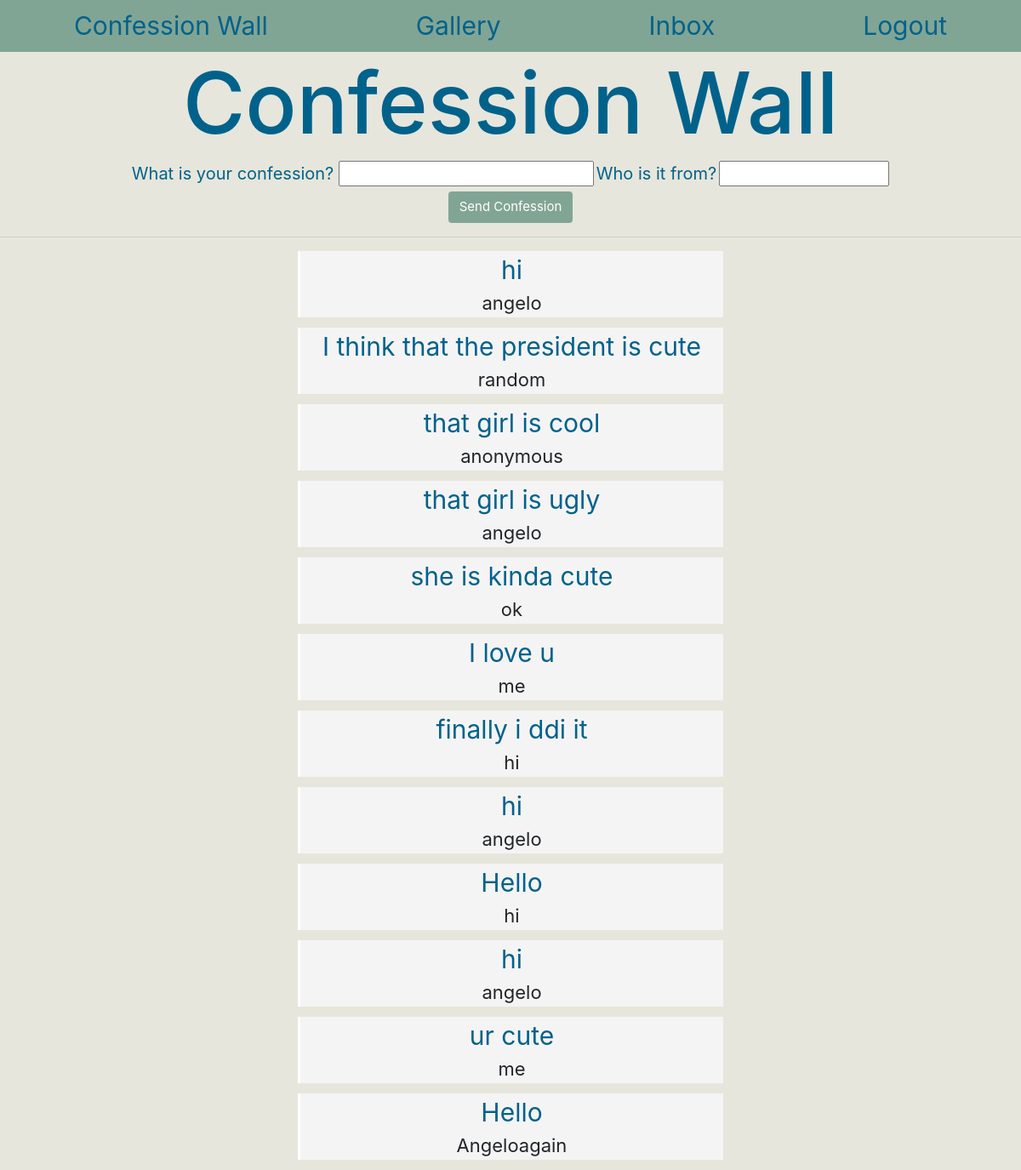
Before: /confessionWall (signed in) with the older database file.
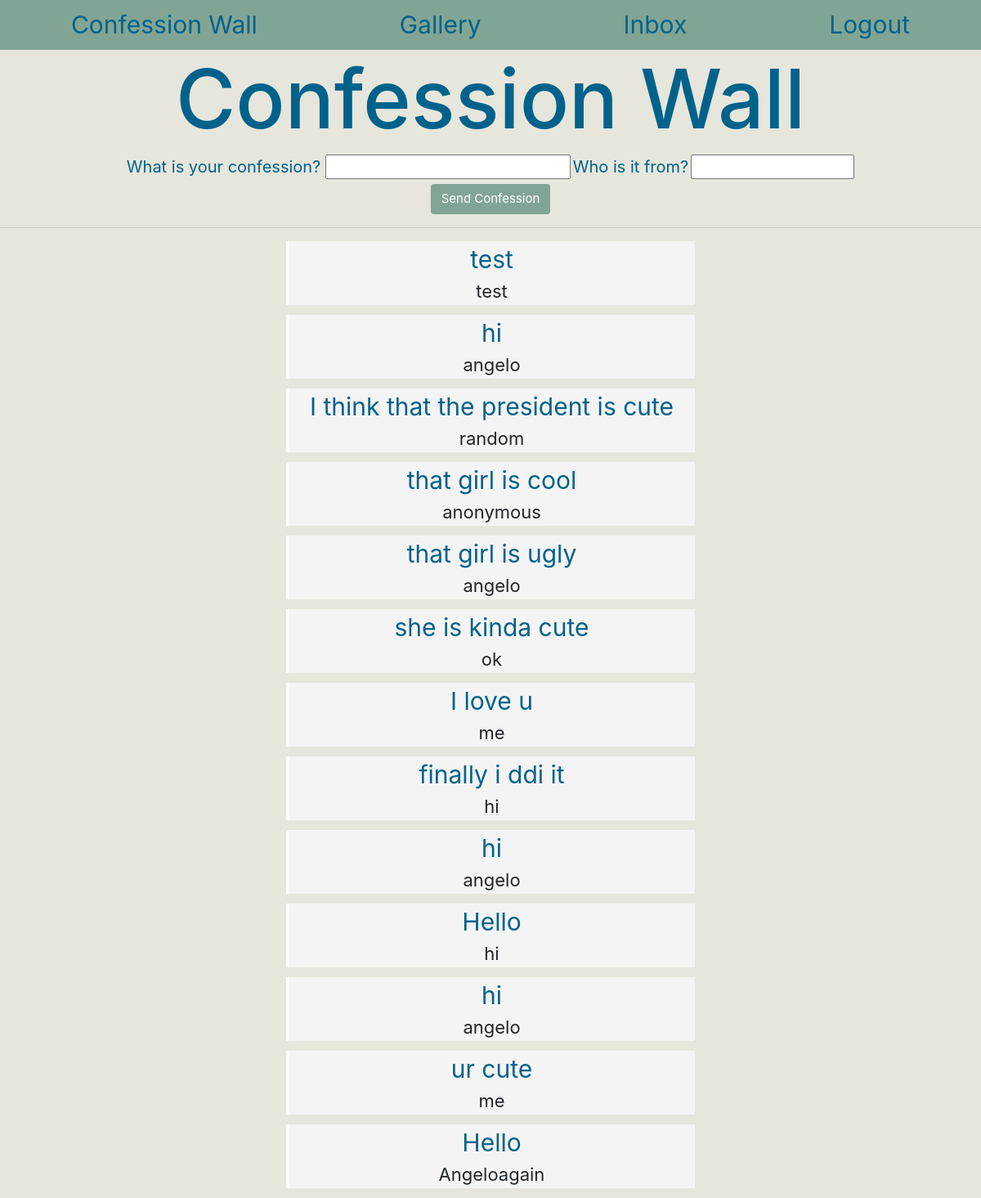
After: the same page with the newer database file.
### app_folder/models.py (models this page shows)
class Confession(db.Model):
    id = db.Column(db.Integer, primary_key=True)
    confessionMessage = db.Column(db.String(512), index=True)
    confessionFrom = db.Column(db.String(64), index=True)

### app_folder/routes.py (the view)
@app.route("/confessionWall", methods=['GET','POST'])
@login_required
def confessionwall():
    form = ConfessionForm()
    Allconfessions = Confession.query.all()
    if not current_user.is_authenticated:
        return redirect("/home")
    if form.validate_on_submit():
        confession = Confession(confessionMessage = form.confessionMessage.data, confessionFrom = form.confessionFrom.data)
        db.session.add(confession)
        db.session.commit()
        return redirect("/confessionWall")
    return render_template('confessionWall.html', title="Confession", form=form, Allconfessions = Allconfessions)

### app_folder/forms.py
class ConfessionForm(FlaskForm):
    confessionMessage = StringField('What is your confession?', validators=[DataRequired()])
    confessionFrom = StringField('Who is it by', validators=[DataRequired()])
    submit = SubmitField( 'Post Confession')

### app_folder/routes.py (called while the page is built)
@login.user_loader
def load_user(user_id):
    return User.query.get(int(user_id))

### app_folder/templates/confessionWall.html (shortened to what this page needs)
{% extends "base.html" %}
{% block confession %}
<div class="center">
    <h1> Confession Wall</h1>
</div>
<div>
    <form action="" method= "post">
        <div id="confessionForm">
            <a id="confMessageLabel"> What is your confession? </a>
                {{ form.confessionMessage(size=512, id='confMessage')}}
            <a id="confMessageLabel2">  Who is it from?</a>
                {{ form.confessionFrom(size=64, id='confFrom')}}
                <div>
                    <button id="submitConf" class="btn submit"> Send Confession </button>
                </div>
        </div>
    </form>
</div>
<hr>
<div>
    <div>
        {% for conf in range(Allconfessions|length-1,0,-1) %}
        <div class="EachConfession">
            <div class="confessionMessage">
                <a> {{ Allconfessions[conf].confessionMessage }} </a>
            </div>
            <div class="confessionFrom">
                <a> {{ Allconfessions[conf].confessionFrom }}</a>
            </div>
        </div>
        {% endfor %}
    </div>
</div>
{% endblock %}

### app_folder/templates/base.html (shortened to what this page needs)
<!DOCTYPE html>
<html lang="en">
  <head>
       <link rel="stylesheet" href="https://stackpath.bootstrapcdn.com/bootstrap/4.4.1/css/bootstrap.min.css">
       <link rel= "stylesheet" type= "text/css" href= "{{ url_for('static',filename='styles/base.css') }}">
       <link rel= "stylesheet" type= "text/css" href= "{{ url_for('static',filename='styles/envelope.css') }}">
       <link rel= "stylesheet" type= "text/css" href= "{{ url_for('static',filename='styles/home.css') }}">
       <link rel= "stylesheet" type= "text/css" href= "{{ url_for('static',filename='styles/gallery.css') }}">
       <link rel= "stylesheet" type= "text/css" href= "{{ url_for('static',filename='styles/confessionWall.css') }}">
    </head>
    <body>
        <div>
            {% if current_user.is_anonymous %}
            {% else %}
            <nav class="nav nav-pills nav-fill">
                <a class="nav-item nav-link" href="{{ url_for('confessionwall') }}">Confession Wall</a>
                <a class="nav-item nav-link" href="{{ url_for('gallery') }}">Gallery</a>
                <a class="nav-item nav-link" href="{{ url_for('inbox') }}">Inbox</a>
                <a class="nav-item nav-link" href="{{ url_for('logout') }}">Logout</a>
              </nav>
            {% endif %}
        </div>
        {% block confession %}{% endblock %}
    </body>
</html>

### app_folder/static/styles/base.css (style rules this page uses)
body { background-color: #E6E6DC; font-size: 10px }
h1 { color: #00628B; font-size: 10em; }
a { color: #00628B; }
.center { text-align: center; }
input { text-align: center; color: #798992; height: 100px; width: 500px; font-size: 8em; }
.nav { font-size: 3em; background-color: #81A594; }
.submit { margin-top: 30px; background-color: #81A594; color: white; font-size: 4em; }

### app_folder/static/styles/envelope.css (style rules this page uses)
* { margin: 0; padding: 0; }

### app_folder/static/styles/confessionWall.css (style rules this page uses)
#confessionForm { text-align:center; }
#confMessageLabel { font-size:2em; color: #00628B; }
#confMessageLabel2 { font-size: 2em; color: #00628B; }
#confMessage { height: 30px; width: 300px; font-size: 2em; }
#confFrom { height: 30px; font-size: 2em; width: 200px; }
#submitConf { margin-top: .5%; font-size: 1.5em; }
.EachConfession { width: 500px; text-align:center; border-left: solid white; margin-bottom: 1%; background-color: #f5f4f4; margin-left: auto; margin-right: auto; }
.confessionMessage { font-size: 3em; color: #00628B; }
.confessionFrom { font-size: 2.2em; }

Changed rows visible on the page:
added Confession: confessionMessage "test", confessionFrom "test"
